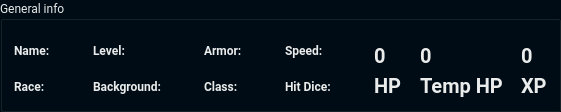
     <widget class="QGroupBox" name="general_info_box">
      <property name="enabled">
       <bool>true</bool>
      </property>
      <property name="palette">
       <palette>
        <active>
         <colorrole role="WindowText">
          <brush brushstyle="SolidPattern">
           <color alpha="255">
            <red>234</red>
            <green>235</green>
            <blue>235</blue>
           </color>
          </brush>
         </colorrole>
         <colorrole role="Button">
          <brush brushstyle="SolidPattern">
           <color alpha="255">
            <red>0</red>
            <green>12</green>
            <blue>21</blue>
           </color>
          </brush>
         </colorrole>
         <colorrole role="Light">
          <brush brushstyle="SolidPattern">
           <color alpha="255">
            <red>0</red>
            <green>18</green>
            <blue>31</blue>
           </color>
          </brush>
         </colorrole>
         <colorrole role="Midlight">
          <brush brushstyle="SolidPattern">
           <color alpha="255">
            <red>0</red>
            <green>15</green>
            <blue>26</blue>
           </color>
          </brush>
         </colorrole>
         <colorrole role="Dark">
          <brush brushstyle="SolidPattern">
           <color alpha="255">
            <red>0</red>
            <green>6</green>
            <blue>10</blue>
           </color>
          </brush>
         </colorrole>
         <colorrole role="Mid">
          <brush brushstyle="SolidPattern">
           <color alpha="255">
            <red>0</red>
            <green>8</green>
            <blue>14</blue>
           </color>
          </brush>
         </colorrole>
         <colorrole role="Text">
          <brush brushstyle="SolidPattern">
           <color alpha="255">
            <red>255</red>
            <green>255</green>
            <blue>255</blue>
           </color>
          </brush>
         </colorrole>
         <colorrole role="BrightText">
          <brush brushstyle="SolidPattern">
           <color alpha="255">
            <red>255</red>
            <green>255</green>
            <blue>255</blue>
           </color>
          </brush>
         </colorrole>
         <colorrole role="ButtonText">
          <brush brushstyle="SolidPattern">
           <color alpha="255">
            <red>255</red>
            <green>255</green>
            <blue>255</blue>
           </color>
          </brush>
         </colorrole>
         <colorrole role="Base">
          <brush brushstyle="SolidPattern">
           <color alpha="255">
            <red>0</red>
            <green>0</green>
            <blue>0</blue>
           </color>
          </brush>
         </colorrole>
         <colorrole role="Window">
          <brush brushstyle="SolidPattern">
           <color alpha="255">
            <red>0</red>
            <green>12</green>
            <blue>21</blue>
           </color>
          </brush>
         </colorrole>
         <colorrole role="Shadow">
          <brush brushstyle="SolidPattern">
           <color alpha="255">
            <red>0</red>
            <green>0</green>
            <blue>0</blue>
           </color>
          </brush>
         </colorrole>
         <colorrole role="AlternateBase">
          <brush brushstyle="SolidPattern">
           <color alpha="255">
            <red>0</red>
            <green>6</green>
            <blue>10</blue>
           </color>
          </brush>
         </colorrole>
         <colorrole role="ToolTipBase">
          <brush brushstyle="SolidPattern">
           <color alpha="255">
            <red>255</red>
            <green>255</green>
            <blue>220</blue>
           </color>
          </brush>
         </colorrole>
         <colorrole role="ToolTipText">
          <brush brushstyle="SolidPattern">
           <color alpha="255">
            <red>0</red>
            <green>0</green>
            <blue>0</blue>
           </color>
          </brush>
         </colorrole>
         <colorrole role="PlaceholderText">
          <brush brushstyle="SolidPattern">
           <color alpha="128">
            <red>255</red>
            <green>255</green>
            <blue>255</blue>
           </color>
          </brush>
         </colorrole>
        </active>
        <inactive>
         <colorrole role="WindowText">
          <brush brushstyle="SolidPattern">
           <color alpha="255">
            <red>234</red>
            <green>235</green>
            <blue>235</blue>
           </color>
          </brush>
         </colorrole>
         <colorrole role="Button">
          <brush brushstyle="SolidPattern">
           <color alpha="255">
            <red>0</red>
            <green>12</green>
            <blue>21</blue>
           </color>
          </brush>
         </colorrole>
         <colorrole role="Light">
          <brush brushstyle="SolidPattern">
           <color alpha="255">
            <red>0</red>
            <green>18</green>
            <blue>31</blue>
           </color>
          </brush>
         </colorrole>
         <colorrole role="Midlight">
          <brush brushstyle="SolidPattern">
           <color alpha="255">
            <red>0</red>
            <green>15</green>
            <blue>26</blue>
           </color>
          </brush>
         </colorrole>
         <colorrole role="Dark">
          <brush brushstyle="SolidPattern">
           <color alpha="255">
            <red>0</red>
            <green>6</green>
            <blue>10</blue>
           </color>
          </brush>
         </colorrole>
         <colorrole role="Mid">
          <brush brushstyle="SolidPattern">
           <color alpha="255">
            <red>0</red>
            <green>8</green>
            <blue>14</blue>
           </color>
          </brush>
         </colorrole>
         <colorrole role="Text">
          <brush brushstyle="SolidPattern">
           <color alpha="255">
            <red>255</red>
            <green>255</green>
            <blue>255</blue>
           </color>
          </brush>
         </colorrole>
         <colorrole role="BrightText">
          <brush brushstyle="SolidPattern">
           <color alpha="255">
            <red>255</red>
            <green>255</green>
            <blue>255</blue>
           </color>
          </brush>
         </colorrole>
         <colorrole role="ButtonText">
          <brush brushstyle="SolidPattern">
           <color alpha="255">
            <red>255</red>
            <green>255</green>
            <blue>255</blue>
           </color>
          </brush>
         </colorrole>
         <colorrole role="Base">
          <brush brushstyle="SolidPattern">
           <color alpha="255">
            <red>0</red>
            <green>0</green>
            <blue>0</blue>
           </color>
          </brush>
         </colorrole>
         <colorrole role="Window">
          <brush brushstyle="SolidPattern">
           <color alpha="255">
            <red>0</red>
            <green>12</green>
            <blue>21</blue>
           </color>
          </brush>
         </colorrole>
         <colorrole role="Shadow">
          <brush brushstyle="SolidPattern">
           <color alpha="255">
            <red>0</red>
            <green>0</green>
            <blue>0</blue>
           </color>
          </brush>
         </colorrole>
         <colorrole role="AlternateBase">
          <brush brushstyle="SolidPattern">
           <color alpha="255">
            <red>0</red>
            <green>6</green>
            <blue>10</blue>
           </color>
          </brush>
         </colorrole>
         <colorrole role="ToolTipBase">
          <brush brushstyle="SolidPattern">
           <color alpha="255">
            <red>255</red>
            <green>255</green>
            <blue>220</blue>
           </color>
          </brush>
         </colorrole>
         <colorrole role="ToolTipText">
          <brush brushstyle="SolidPattern">
           <color alpha="255">
            <red>0</red>
            <green>0</green>
            <blue>0</blue>
           </color>
          </brush>
         </colorrole>
         <colorrole role="PlaceholderText">
          <brush brushstyle="SolidPattern">
           <color alpha="128">
            <red>255</red>
            <green>255</green>
            <blue>255</blue>
           </color>
          </brush>
         </colorrole>
        </inactive>
        <disabled>
         <colorrole role="WindowText">
          <brush brushstyle="SolidPattern">
           <color alpha="255">
            <red>0</red>
            <green>6</green>
            <blue>10</blue>
           </color>
          </brush>
         </colorrole>
         <colorrole role="Button">
          <brush brushstyle="SolidPattern">
           <color alpha="255">
            <red>0</red>
            <green>12</green>
            <blue>21</blue>
           </color>
          </brush>
         </colorrole>
         <colorrole role="Light">
          <brush brushstyle="SolidPattern">
           <color alpha="255">
            <red>0</red>
            <green>18</green>
            <blue>31</blue>
           </color>
          </brush>
         </colorrole>
         <colorrole role="Midlight">
          <brush brushstyle="SolidPattern">
           <color alpha="255">
            <red>0</red>
            <green>15</green>
            <blue>26</blue>
           </color>
          </brush>
         </colorrole>
         <colorrole role="Dark">
          <brush brushstyle="SolidPattern">
           <color alpha="255">
            <red>0</red>
            <green>6</green>
            <blue>10</blue>
           </color>
          </brush>
         </colorrole>
         <colorrole role="Mid">
          <brush brushstyle="SolidPattern">
           <color alpha="255">
            <red>0</red>
            <green>8</green>
            <blue>14</blue>
           </color>
          </brush>
         </colorrole>
         <colorrole role="Text">
          <brush brushstyle="SolidPattern">
           <color alpha="255">
            <red>0</red>
            <green>6</green>
            <blue>10</blue>
           </color>
          </brush>
         </colorrole>
         <colorrole role="BrightText">
          <brush brushstyle="SolidPattern">
           <color alpha="255">
            <red>255</red>
            <green>255</green>
            <blue>255</blue>
           </color>
          </brush>
         </colorrole>
         <colorrole role="ButtonText">
          <brush brushstyle="SolidPattern">
           <color alpha="255">
            <red>0</red>
            <green>6</green>
            <blue>10</blue>
           </color>
          </brush>
         </colorrole>
         <colorrole role="Base">
          <brush brushstyle="SolidPattern">
           <color alpha="255">
            <red>0</red>
            <green>12</green>
            <blue>21</blue>
           </color>
          </brush>
         </colorrole>
         <colorrole role="Window">
          <brush brushstyle="SolidPattern">
           <color alpha="255">
            <red>0</red>
            <green>12</green>
            <blue>21</blue>
           </color>
          </brush>
         </colorrole>
         <colorrole role="Shadow">
          <brush brushstyle="SolidPattern">
           <color alpha="255">
            <red>0</red>
            <green>0</green>
            <blue>0</blue>
           </color>
          </brush>
         </colorrole>
         <colorrole role="AlternateBase">
          <brush brushstyle="SolidPattern">
           <color alpha="255">
            <red>0</red>
            <green>12</green>
            <blue>21</blue>
           </color>
          </brush>
         </colorrole>
         <colorrole role="ToolTipBase">
          <brush brushstyle="SolidPattern">
           <color alpha="255">
            <red>255</red>
            <green>255</green>
            <blue>220</blue>
           </color>
          </brush>
         </colorrole>
         <colorrole role="ToolTipText">
          <brush brushstyle="SolidPattern">
           <color alpha="255">
            <red>0</red>
            <green>0</green>
            <blue>0</blue>
           </color>
          </brush>
         </colorrole>
         <colorrole role="PlaceholderText">
          <brush brushstyle="SolidPattern">
           <color alpha="128">
            <red>255</red>
            <green>255</green>
            <blue>255</blue>
           </color>
          </brush>
         </colorrole>
        </disabled>
       </palette>
      </property>
      <property name="font">
       <font>
        <family>Roboto</family>
       </font>
      </property>
      <property name="autoFillBackground">
       <bool>false</bool>
      </property>
      <property name="styleSheet">
       <string notr="true"/>
      </property>
      <property name="title">
       <string>General info</string>
      </property>
      <property name="flat">
       <bool>false</bool>
      </property>
      <property name="checkable">
       <bool>false</bool>
      </property>
      <layout class="QGridLayout" name="gridLayout_6">
       <property name="horizontalSpacing">
        <number>18</number>
       </property>
       <property name="verticalSpacing">
        <number>6</number>
       </property>
       <item row="4" column="6">
        <widget class="QLabel" name="clss_val">
         <property name="sizePolicy">
          <sizepolicy hsizetype="MinimumExpanding" vsizetype="Preferred">
           <horstretch>0</horstretch>
           <verstretch>0</verstretch>
          </sizepolicy>
         </property>
         <property name="text">
          <string/>
         </property>
         <property name="scaledContents">
          <bool>true</bool>
         </property>
        </widget>
       </item>
       <item row="0" column="6" rowspan="3">
        <widget class="QLabel" name="armor_class_val">
         <property name="sizePolicy">
          <sizepolicy hsizetype="MinimumExpanding" vsizetype="Preferred">
           <horstretch>0</horstretch>
           <verstretch>0</verstretch>
          </sizepolicy>
         </property>
         <property name="text">
          <string/>
         </property>
         <property name="scaledContents">
          <bool>true</bool>
         </property>
        </widget>
       </item>
       <item row="4" column="14">
        <widget class="QLabel" name="temp_hp_label">
         <property name="font">
          <font>
           <pointsize>15</pointsize>
           <weight>75</weight>
           <bold>true</bold>
          </font>
         </property>
         <property name="text">
          <string>Temp HP</string>
         </property>
        </widget>
       </item>
       <item row="4" column="2" colspan="2">
        <widget class="QLabel" name="bg_label">
         <property name="font">
          <font>
           <pointsize>9</pointsize>
           <weight>75</weight>
           <bold>true</bold>
          </font>
         </property>
         <property name="text">
          <string>Background:</string>
         </property>
        </widget>
       </item>
       <item row="4" column="4">
        <widget class="QLabel" name="background_val">
         <property name="sizePolicy">
          <sizepolicy hsizetype="MinimumExpanding" vsizetype="Preferred">
           <horstretch>0</horstretch>
           <verstretch>0</verstretch>
          </sizepolicy>
         </property>
         <property name="text">
          <string/>
         </property>
         <property name="scaledContents">
          <bool>true</bool>
         </property>
        </widget>
       </item>
       <item row="4" column="0">
        <widget class="QLabel" name="race_label">
         <property name="font">
          <font>
           <pointsize>9</pointsize>
           <weight>75</weight>
           <bold>true</bold>
          </font>
         </property>
         <property name="text">
          <string>Race:</string>
         </property>
        </widget>
       </item>
       <item row="0" column="0" rowspan="3">
        <widget class="QLabel" name="name_label">
         <property name="font">
          <font>
           <family>Roboto</family>
           <pointsize>9</pointsize>
           <weight>75</weight>
           <bold>true</bold>
          </font>
         </property>
         <property name="text">
          <string>Name:</string>
         </property>
        </widget>
       </item>
       <item row="4" column="5">
        <widget class="QLabel" name="class_label">
         <property name="font">
          <font>
           <pointsize>9</pointsize>
           <weight>75</weight>
           <bold>true</bold>
          </font>
         </property>
         <property name="text">
          <string>Class:</string>
         </property>
        </widget>
       </item>
       <item row="4" column="1">
        <widget class="QLabel" name="race_val">
         <property name="sizePolicy">
          <sizepolicy hsizetype="Expanding" vsizetype="Preferred">
           <horstretch>0</horstretch>
           <verstretch>0</verstretch>
          </sizepolicy>
         </property>
         <property name="text">
          <string/>
         </property>
         <property name="scaledContents">
          <bool>true</bool>
         </property>
        </widget>
       </item>
       <item row="2" column="14">
        <widget class="QLabel" name="temp_hp_val">
         <property name="font">
          <font>
           <pointsize>15</pointsize>
           <weight>75</weight>
           <bold>true</bold>
          </font>
         </property>
         <property name="text">
          <string>0</string>
         </property>
        </widget>
       </item>
       <item row="4" column="9">
        <widget class="QLabel" name="hit_dice_val">
         <property name="sizePolicy">
          <sizepolicy hsizetype="MinimumExpanding" vsizetype="Preferred">
           <horstretch>0</horstretch>
           <verstretch>0</verstretch>
          </sizepolicy>
         </property>
         <property name="text">
          <string/>
         </property>
         <property name="scaledContents">
          <bool>true</bool>
         </property>
        </widget>
       </item>
       <item row="2" column="10">
        <widget class="QLabel" name="hp_val">
         <property name="font">
          <font>
           <pointsize>15</pointsize>
           <weight>75</weight>
           <bold>true</bold>
          </font>
         </property>
         <property name="text">
          <string>0</string>
         </property>
        </widget>
       </item>
       <item row="0" column="5" rowspan="3">
        <widget class="QLabel" name="armor_label">
         <property name="font">
          <font>
           <family>Roboto</family>
           <pointsize>9</pointsize>
           <weight>75</weight>
           <bold>true</bold>
          </font>
         </property>
         <property name="text">
          <string>Armor:</string>
         </property>
        </widget>
       </item>
       <item row="0" column="3" rowspan="3" colspan="2">
        <widget class="QLabel" name="level_val">
         <property name="sizePolicy">
          <sizepolicy hsizetype="MinimumExpanding" vsizetype="Preferred">
           <horstretch>0</horstretch>
           <verstretch>0</verstretch>
          </sizepolicy>
         </property>
         <property name="text">
          <string/>
         </property>
         <property name="scaledContents">
          <bool>true</bool>
         </property>
        </widget>
       </item>
       <item row="0" column="2" rowspan="3">
        <widget class="QLabel" name="llevel_abel">
         <property name="font">
          <font>
           <family>Roboto</family>
           <pointsize>9</pointsize>
           <weight>75</weight>
           <bold>true</bold>
          </font>
         </property>
         <property name="text">
          <string>Level:</string>
         </property>
        </widget>
       </item>
       <item row="0" column="1" rowspan="3">
        <widget class="QLabel" name="name_val">
         <property name="sizePolicy">
          <sizepolicy hsizetype="MinimumExpanding" vsizetype="Preferred">
           <horstretch>0</horstretch>
           <verstretch>0</verstretch>
          </sizepolicy>
         </property>
         <property name="text">
          <string/>
         </property>
         <property name="scaledContents">
          <bool>true</bool>
         </property>
        </widget>
       </item>
       <item row="4" column="10">
        <widget class="QLabel" name="hp_label">
         <property name="font">
          <font>
           <pointsize>15</pointsize>
           <weight>75</weight>
           <bold>true</bold>
          </font>
         </property>
         <property name="text">
          <string>HP</string>
         </property>
        </widget>
       </item>
       <item row="4" column="16">
        <widget class="QLabel" name="xp_label">
         <property name="font">
          <font>
           <pointsize>15</pointsize>
           <weight>75</weight>
           <bold>true</bold>
          </font>
         </property>
         <property name="text">
          <string>XP</string>
         </property>
        </widget>
       </item>
       <item row="2" column="16">
        <widget class="QLabel" name="exp_val">
         <property name="font">
          <font>
           <pointsize>15</pointsize>
           <weight>75</weight>
           <bold>true</bold>
          </font>
         </property>
         <property name="text">
          <string>0</string>
         </property>
        </widget>
       </item>
       <item row="4" column="7" colspan="2">
        <widget class="QLabel" name="hd_label">
         <property name="font">
          <font>
           <pointsize>9</pointsize>
           <weight>75</weight>
           <bold>true</bold>
          </font>
         </property>
         <property name="text">
          <string>Hit Dice:</string>
         </property>
        </widget>
       </item>
       <item row="0" column="7" rowspan="3" colspan="2">
        <widget class="QLabel" name="speed_label">
         <property name="font">
          <font>
           <family>Roboto</family>
           <pointsize>9</pointsize>
           <weight>75</weight>
           <bold>true</bold>
          </font>
         </property>
         <property name="text">
          <string>Speed:</string>
         </property>
        </widget>
       </item>
       <item row="0" column="9" rowspan="3">
        <widget class="QLabel" name="speed_val">
         <property name="sizePolicy">
          <sizepolicy hsizetype="MinimumExpanding" vsizetype="Preferred">
           <horstretch>0</horstretch>
           <verstretch>0</verstretch>
          </sizepolicy>
         </property>
         <property name="text">
          <string/>
         </property>
         <property name="scaledContents">
          <bool>true</bool>
         </property>
        </widget>
       </item>
      </layout>
     </widget>
